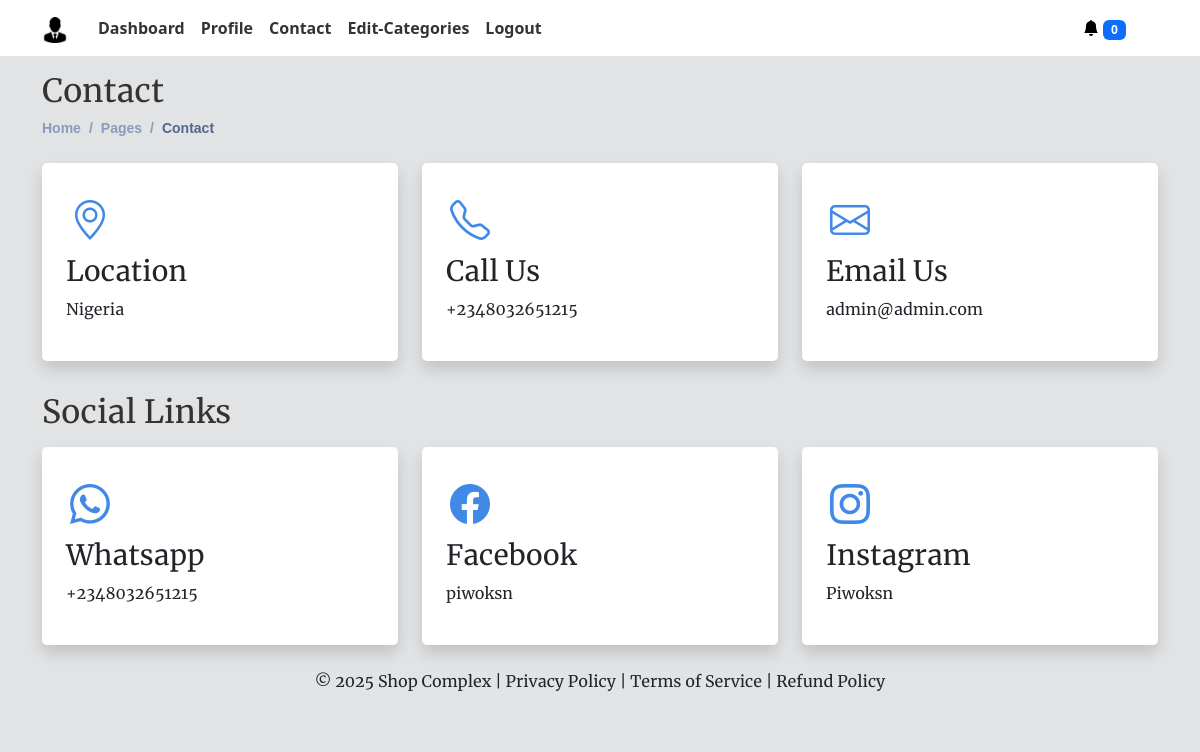
The app's page /contact (signed in) with its own data.
### myapp/models.py (models this page shows, shortened)
class User(AbstractUser):
    profilepic = models.ImageField(upload_to= 'profilepic', null=True, blank=True, default="avatar.png")
    moredesc = models.TextField(null=True, blank=True)
    businessname = models.CharField(
        max_length=100, unique=True, null=True, blank=True)
    slug = models.SlugField(unique=True, null=True, blank=True)
    country = models.CharField(max_length=100, null=True, blank=True)
    state = models.CharField(max_length=100, null=True, blank=True)
    address = models.CharField(max_length=100, null=True, blank=True)
    phone = models.CharField(max_length=100, null=True, blank=True)
    email = models.EmailField(unique=True)
    meansofid = models.CharField(max_length=100, null=True, blank=True)
    idnumber = models.CharField(max_length=100, null=True, blank=True)
    idpic = models.ImageField(upload_to= 'id', null=True, blank=True)
    qrcode = models.ImageField(null=True, blank=True)
    logo = models.ImageField(null=True, blank=True, default="icon.png")
    currency = models.CharField(max_length=10, null=True, blank=True)
    coins = models.IntegerField(blank=True, null=True, default=0)
    whatsapp = models.CharField(max_length=200, null=True, blank=True)
    facebook = models.CharField(max_length=200, null=True, blank=True)
    instagram = models.CharField(max_length=200, null=True, blank=True)
    username = models.CharField(max_length=100, null=True, blank=True)
    password = models.CharField(max_length=128, null=True, blank=True)
    gender = models.CharField(max_length=100, null=True, blank=True)
    updated = models.DateTimeField(auto_now=True, null=True)
    created = models.DateTimeField(auto_now_add=True, null=True)
    subscribed = models.BooleanField(default=False, null=True, blank=True)
    passwordresetcode = models.CharField(max_length=200, null=True, blank=True)
    passwordresetphone = models.CharField(
        max_length=200, null=True, blank=True)
    securityquestion = models.CharField(max_length=200, null=True, blank=True)
    securityanswer = models.CharField(max_length=100, null=True, blank=True)
    date = models.DateTimeField(default=datetime.now())
    trial_start = models.DateTimeField(null=True, blank=True)
    trial_end = models.DateTimeField(null=True, blank=True)
    record = models.FileField(upload_to="records/", blank=True, null=True)
    USERNAME_FIELD = 'email'
    REQUIRED_FIELDS = ['username']
    def save(self, *args, **kwargs):
        if self.pk is None:
            self.trial_start = self.date_joined
            self.trial_end = self.trial_start + \
                timedelta(days=14)  # Adjust trial period as needed
        else:
            self.trial_start = self.date_joined
            self.trial_end = self.trial_start + timedelta(days=14)
            old_user = User.objects.get(pk=self.pk)
            if self.profilepic != old_user.profilepic:
                self.profilepic = self.compress_image(self.profilepic)
            if self.logo != old_user.logo:
                self.logo = self.compress_image(self.logo)
            if old_user.subscribed != self.subscribed:
                if self.subscribed:
                    self.update_slug_activation()
                else:
                    self.slug = None
        if self.trial_end <= timezone.now() and not self.subscribed:
            self.subscribed = False
        else:
            self.subscribed = True
        if self.subscribed:
            self.slug = slugify(self.businessname)
        else:
            self.slug = None
        super(User, self).save(*args, **kwargs)

### myapp/views.py (the view)
# urls.py: path('contact', views.contact, name='contact'),
@login_required(login_url='loginform')
def contact(request):
    user = request.user
    facebookk = user.facebook
    facebook = facebookk[25:]
    whatsap = user.whatsapp
    whatsapp = whatsap[14:]
    instagramm = user.instagram
    instagram = instagramm[26:]
    check_expired(request, user)
    product = Product.objects.filter(owner=request.user)
    categories = product.values('itemcategory').distinct()
    cart = CartItem.objects.filter(slug=request.user.slug)
    carts = cart.values('phone').distinct()
    context = {}
    if request.user.is_authenticated:
        contact_form = UserForm(request.POST, instance=request.user)
        if request.method == 'POST':
            if contact_form.is_valid():
                contact_form.save()
                messages.success(request, 'Updated Successfully')
            else:
                messages.warning(request, 'Not Updated')
        context = {'facebook': facebook, 'whatsapp': whatsapp, 'instagram': instagram,
                   'contact_form': contact_form, 'carts': carts, }
    return render(request, 'myapp/contact.html', context)

### myapp/models.py (called while the page is built)
@receiver(pre_save, sender=User)
def delete_old_images(sender, instance, **kwargs):
    if instance.pk:
        old_item = User.objects.get(pk=instance.pk)
        if old_item.profilepic != instance.profilepic:
            if str(instance.profilepic) != "avatar.png":
                old_item.profilepic.delete(save=False)
        if old_item.logo != instance.logo:
            if str(instance.logo) != "icon.png":
                old_item.logo.delete(save=False)

### myapp/views.py (called while the page is built)
def check_expired(request, user):
    if Subscription.objects.filter(user=user).exists():
        cancelsub(request, user)
        if Subscription.objects.filter(user=user).exists():
            user.subscribed = True
            user.slug = slugify(user.businessname)
        else:
            user.slug = None
            user.subscribed = False
        user.save()
    else:
        user.slug = None
        user.subscribed = False
    user.save()

### myapp/templates/myapp/contact.html
{% extends 'wrapper.html' %}
{% load static %}
{% block content %}
<div class="container my-3">
    <div class="pagetitle">
        <h2>Contact</h2>
        <nav>
            <ol class="breadcrumb">
                <li class="breadcrumb-item"><a href="{% url 'portal' %}">Home</a></li>
                <li class="breadcrumb-item">Pages</li>
                <li class="breadcrumb-item active">Contact</li>
            </ol>
        </nav>
    </div>
    <div class="row gy-4">
        <div class="col-xl-12">
            <div class="row contact">
                <div class="col-lg-4">
                    <div class="card shadow p-4 my-2">
                        <i class="bi bi-geo-alt"></i>
                        <h3>Location</h3>
                        <p>{{user.country}}</p>
                    </div>
                </div>
                <div class="col-lg-4">
                    <a class="phone" href="tel:{{user.phone}}">
                        <div class="card shadow p-4 my-2">
                            <i class="bi bi-telephone"></i>
                            <h3>Call Us</h3>
                            <p>{{user.phone}}</p>
                        </div>
                    </a>
                </div>
                <div class="col-lg-4">
                    <a class="email" href="mailto:{{user.email}}">
                        <div class="card shadow p-4 my-2">
                            <i class="bi bi-envelope"></i>
                            <h3>Email Us</h3>
                            <p>{{user.email}}</p>
                        </div>
                    </a>
                </div>
            </div>
        </div>
        <div class="col-xl-12">
            <div class="row contact">
                <h2>Social Links</h2>
                <div class="col-lg-4">
                    <a class="whatsapp" href="{{user.whatsapp}}">
                        <div class="card shadow p-4 my-2">
                            <i class="bi bi-whatsapp"></i>
                            <h3>Whatsapp</h3>
                            <p>{{whatsapp}}</p>
                        </div>
                    </a>
                </div>
                <div class="col-lg-4">
                    <a class="facebook" href="{{user.facebook}}">
                        <div class="card shadow p-4 my-2">
                            <i class="bi bi-facebook"></i>
                            <h3>Facebook</h3>
                            <p>{{facebook}}</p>
                        </div>
                    </a>
                </div>
                <div class="col-lg-4">
                    <a class="instagram" href="{{user.instagram}}">
                        <div class="card shadow p-4 my-2">
                            <i class="bi bi-instagram"></i>
                            <h3>Instagram</h3>
                            <p>{{instagram}}</p>
                        </div>
                    </a>
                </div>
            </div>
            {% endblock content %}

### templates/navbar.html (shortened to what this page needs)
{% load static %}
<div id="navbar-container">
    <nav class="navbar navbar-expand-lg navbar-light custom-navbar"
        style="font-family: system-ui, -apple-system, BlinkMacSystemFont, 'Segoe UI', Roboto, Oxygen, Ubuntu, Cantarell, 'Open Sans', 'Helvetica Neue', sans-serif">
        <div class="container text-center">
            <div class="col-auto">
                {% if user.is_authenticated %}
                <a href="{% url 'portal' %}" class="navbar-brand text-white logo">
                    <img src="{{user.logo.url}}" alt="logo">
                </a>
                {% else %}
                <a href="{% url 'portal' %}" class="navbar-brand text-white">
                    <i class="bi bi-diamond"></i> Brand Name
                </a>
                {% endif %}
            </div>
            <div class="collapse navbar-collapse" id="navbarNav">
                <ul class="navbar-nav ml-auto">
                    <li class="nav-item">
                        <a class="nav-link" href="{% url 'portal' %}">Dashboard</a>
                    </li>
                    <li class="nav-item">
                        <a class="nav-link" href="{% url 'profile' %}">Profile</a>
                    </li>
                    <li class="nav-item">
                        <a class="nav-link" href="{% url 'contact' %}">Contact</a>
                    </li>
                    <li class="nav-item">
                        <a class="nav-link" href="{% url 'category' %}">Edit-Categories</a>
                    </li>
                    <li class="nav-item">
                        <a class="nav-link" href="{% url 'logout' %}">Logout</a>
                    </li>
                </ul>
            </div>
            <div class="col-auto">
                <div class="dropdown d-inline mx-3">
                    <a href="#" class="text-white dropdown-toggle text-decoration-none" id="notificationsDropdown"
                        role="button" data-bs-toggle="dropdown" aria-haspopup="true" aria-expanded="false">
                        <i class="bi bi-bell-fill text-black"></i>
                        <span class="badge bg-primary">{{ carts.count }}</span>
                    </a>
                </div>
            </div>
        </div>
    </nav>
</div>

### static/assets/style.css (style rules this page uses)
:root { scroll-behavior: smooth; }
body { font-family: "Merriweather"; background: #F5F5F5; color: #333333; }
a { color: #4154f1; text-decoration: none; }
.custom-navbar { background-color: #ffffff; }
.navbar-nav .nav-link { color: #343a40; font-weight: bold; }
a { text-decoration: none; }
.breadcrumb { font-size: 14px; font-family: "Nunito", sans-serif; color: #899bbd; font-weight: 600; }
.breadcrumb a { color: #899bbd; transition: 0.3s; }
.breadcrumb .breadcrumb-item::before { color: #899bbd; }
.breadcrumb .active { color: #51678f; font-weight: 600; }
div .contact i { color: #4189e6; margin: 0.25rem; font-size: 2.5rem; }
.card { margin-bottom: 30px; border: none; border-radius: 5px; box-shadow: 0px 0 30px rgba(166, 184, 12, 0.1); }
.nav-item .nav-link { color: #333333; }
.logo img { max-height: 26px; margin-right: 6px; }

### records on screen
User: logo (picture), country "Nigeria", phone "+2348032651215", email "admin@admin.com"

### other values on screen
{{ carts.count }} "0"
{{ whatsapp }} "+2348032651215"
{{ facebook }} "piwoksn"
{{ instagram }} "Piwoksn"
